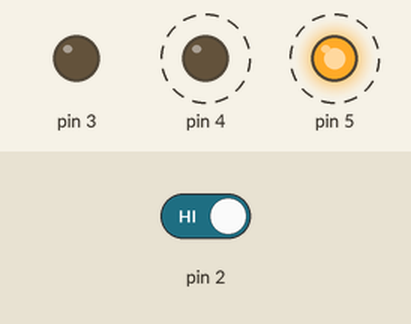
Recording of a sketch running on a simulated Arduino Uno, built with avr-gcc and run on an emulated ATmega328P. On the bench: output pins drawn as LEDs (lit = HIGH). Dashed ring = blinking. The inputs (shaded band) are chosen by the test bench; at power-on: pin 2 HIGH.

Above: at 1.25 s.
1.3 s: pin 2 driven LOW
At 2.6 s:
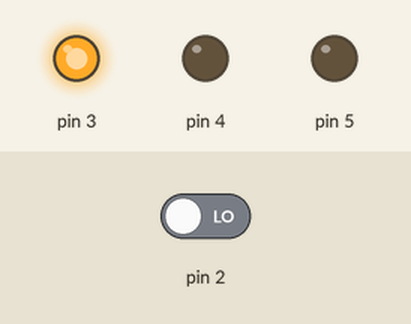
2.9 s: pin 2 driven HIGH
At 3.05 s:
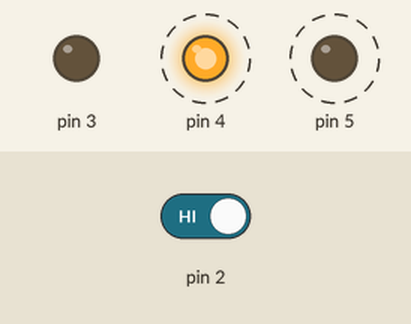
Timing chart, 0 to 11.9 s (numbered marks = the images above; inputs shaded):
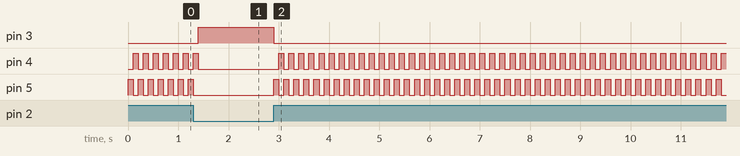

Measured:
- after the input at 1.3 s, pin 3: LOW → HIGH after 0.10 s; pin 4: goes on until 1.4 s, then stays LOW; pin 5: goes on until 1.3 s, then stays LOW
- after the input at 2.9 s, pin 3: HIGH → LOW at once; pin 4: alternates HIGH for 0.10 s and LOW for 0.10 s, starting after 0.10 s; pin 5: alternates HIGH for 0.10 s and LOW for 0.10 s, starting at once
- by itself, pin 4, pin 5: alternates HIGH for 0.10 s and LOW for 0.10 s

The sketch:

project_02.ino
```cpp
int switchState = 0;
int wait = 100; //milliseconds.

void setup(){
  pinMode(3,OUTPUT);
  pinMode(4,OUTPUT);
  pinMode(5,OUTPUT);
  pinMode(2,INPUT);
}

void loop(){
  //read voltage of pin 2
  switchState = digitalRead(2);
  //button is not pressed
  if (switchState == LOW){
    //enable pin 3, disable 4 & 5
    onOffOffPause(3,4,5);
  }else{
    //enable pin 5, disable 3 & 4
    onOffOffPause(5,3,4);
    //enable pin 4, disable 3 & 5
    onOffOffPause(4,3,5);
  }
}

void onOffOffPause(int x,int y,int z){
  digitalWrite(x,HIGH);
  digitalWrite(y,LOW);
  digitalWrite(z,LOW);
  delay(wait);
}
```
